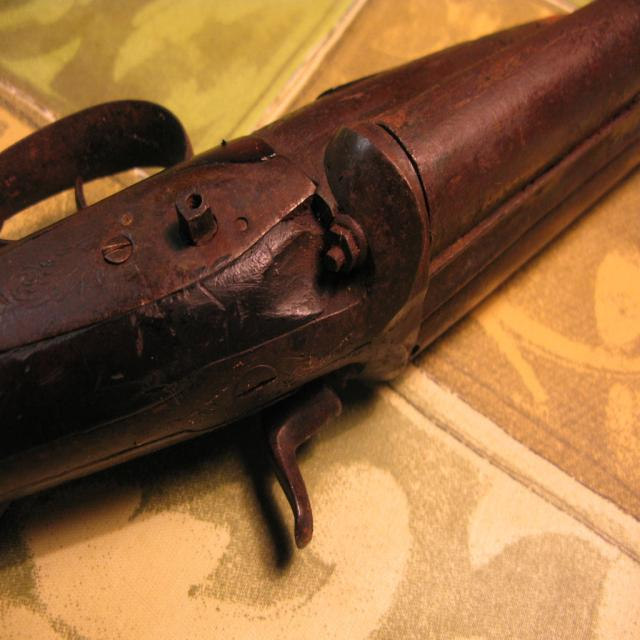
#> input picture test_images/0a7a9e434ba275e3_jpg.rf.67e01157773bb0b44aabf15a47f86bb9.jpg, 640 x 640 px
$ python -i enhancer.py   (imports and definitions only)   (older library calls are emulated)
#> lines starting #> are read from the running program, lines starting #| are printed output that depends on the picture
"""Forensic Image Enhancement and Clarification Service.

Provides scientific image enhancement algorithms:
- Contrast Limited Adaptive Histogram Equalization (CLAHE) in LAB space
- Unsharp Masking & Detail Sharpening for edge recovery
- Low-Light / Night-Vision Gamma Amplification
- Bilateral Denoising with Edge Preservation
- Objective Clarity & Sharpness Metrics (Laplacian variance, contrast, SNR)
"""

from __future__ import annotations

import math
from pathlib import Path
from typing import Any

import cv2
import numpy as np


def measure_image_clarity(img: np.ndarray) -> dict[str, float]:
    """Calculate objective forensic clarity and quality metrics for an image."""
    if img is None or img.size == 0:
        return {"sharpness": 0.0, "contrast": 0.0, "brightness": 0.0, "quality_score": 0.0}

    gray = cv2.cvtColor(img, cv2.COLOR_BGR2GRAY) if len(img.shape) == 3 else img

    # 1. Sharpness via variance of the Laplacian (standard in computer vision)
    laplacian_var = float(cv2.Laplacian(gray, cv2.CV_64F).var())

    # 2. Contrast via standard deviation of pixel intensities
    contrast = float(np.std(gray))

    # 3. Brightness via mean luminance
    brightness = float(np.mean(gray))

    # 4. Composite forensic quality score (0 - 100)
    # Higher sharpness (>150) and good contrast (>50) yield higher quality
    sharpness_norm = min(100.0, (laplacian_var / 350.0) * 100.0)
    contrast_norm = min(100.0, (contrast / 65.0) * 100.0)
    quality_score = round(0.6 * sharpness_norm + 0.4 * contrast_norm, 1)

    return {
        "sharpness": round(laplacian_var, 2),
        "laplacian_variance": round(laplacian_var, 2),
        "contrast": round(contrast, 2),
        "brightness": round(brightness, 2),
        "quality_score": quality_score,
    }


def apply_clahe_enhancement(
    img: np.ndarray,
    clip_limit: float = 3.0,
    tile_grid_size: tuple[int, int] = (8, 8),
) -> np.ndarray:
    """Apply Contrast Limited Adaptive Histogram Equalization (CLAHE) in LAB color space.

    Enhances subtle forensic details (e.g. latent blood, fingerprints, faint
    weapon silhouettes) without washing out colors or introducing severe noise.
    """
    if len(img.shape) == 2:
        clahe = cv2.createCLAHE(clipLimit=clip_limit, tileGridSize=tile_grid_size)
        return clahe.apply(img)

    lab = cv2.cvtColor(img, cv2.COLOR_BGR2LAB)
    l_channel, a_channel, b_channel = cv2.split(lab)

    clahe = cv2.createCLAHE(clipLimit=clip_limit, tileGridSize=tile_grid_size)
    enhanced_l = clahe.apply(l_channel)

    merged_lab = cv2.merge((enhanced_l, a_channel, b_channel))
    return cv2.cvtColor(merged_lab, cv2.COLOR_LAB2BGR)


def apply_unsharp_mask(
    img: np.ndarray,
    strength: float = 1.6,
    sigma: float = 1.8,
) -> np.ndarray:
    """Sharpen contours, edges, and fine forensic details using Unsharp Masking.

    Ideal for de-blurring weapon edges, serial numbers, cartridge markings, and
    textile fibers.
    """
    gaussian = cv2.GaussianBlur(img, (0, 0), sigma)
    # unsharp formula: original + strength * (original - blurred)
    sharpened = cv2.addWeighted(img, 1.0 + strength, gaussian, -strength, 0)
    return np.clip(sharpened, 0, 255).astype(np.uint8)


def apply_low_light_boost(
    img: np.ndarray,
    gamma: float = 0.65,
    brightness_offset: int = 15,
) -> np.ndarray:
    """Brighten dark crime scenes and night-time CCTV surveillance footage using

    adaptive gamma transformation.
    """
    inv_gamma = 1.0 / max(0.1, gamma)
    table = np.array([((i / 255.0) ** inv_gamma) * 255 for i in range(256)]).astype("uint8")
    adjusted = cv2.LUT(img, table)

    if brightness_offset != 0:
        adjusted = cv2.convertScaleAbs(adjusted, alpha=1.05, beta=brightness_offset)

    return adjusted


def apply_forensic_denoise(img: np.ndarray) -> np.ndarray:
    """Bilateral filter smoothing sensor noise while strictly preserving critical

    forensic edges.
    """
    return cv2.bilateralFilter(img, d=7, sigmaColor=50, sigmaSpace=50)


def enhance_forensic_image(
    img: np.ndarray,
    mode: str = "full_forensic",
) -> dict[str, Any]:
    """Execute complete forensic clarification and enhancement on an image.

    Modes:
    - 'full_forensic': Multi-stage (denoise -> low-light gamma -> CLAHE -> unsharp mask).
    - 'clahe': Contrast-limited adaptive histogram equalization.
    - 'sharpen': Edge sharpening & de-blurring.
    - 'low_light': Night-vision and low-light amplification.
    - 'denoise': Sensor noise suppression.
    """
    if img is None:
        raise ValueError("Cannot enhance empty image.")

    initial_metrics = measure_image_clarity(img)
    mode = mode.lower().strip()

    if mode == "clahe":
        enhanced = apply_clahe_enhancement(img, clip_limit=3.5)
    elif mode == "sharpen":
        enhanced = apply_unsharp_mask(img, strength=1.8, sigma=1.5)
    elif mode == "low_light":
        enhanced = apply_low_light_boost(img, gamma=0.55, brightness_offset=20)
        enhanced = apply_clahe_enhancement(enhanced, clip_limit=2.5)
    elif mode == "denoise":
        enhanced = apply_forensic_denoise(img)
    else:
        # Full Forensic Clarity (State of the art multi-stage pipeline)
        # Stage 1: Edge-preserving noise suppression
        step1 = apply_forensic_denoise(img)

        # Stage 2: Low-light compensation if scene is dark (mean brightness < 110)
        mean_b = np.mean(step1)
        if mean_b < 115:
            step2 = apply_low_light_boost(step1, gamma=0.68, brightness_offset=15)
        else:
            step2 = step1

        # Stage 3: CLAHE detail extraction
        step3 = apply_clahe_enhancement(step2, clip_limit=3.0)

        # Stage 4: High-precision edge recovery
        enhanced = apply_unsharp_mask(step3, strength=1.4, sigma=1.5)

    final_metrics = measure_image_clarity(enhanced)

    sharpness_gain_pct = 0.0
    if initial_metrics["sharpness"] > 0:
        sharpness_gain_pct = round(
            ((final_metrics["sharpness"] - initial_metrics["sharpness"]) / initial_metrics["sharpness"]) * 100.0,
            1,
        )

    contrast_gain_pct = 0.0
    if initial_metrics["contrast"] > 0:
        contrast_gain_pct = round(
            ((final_metrics["contrast"] - initial_metrics["contrast"]) / initial_metrics["contrast"]) * 100.0,
            1,
        )

    return {
        "enhanced_image": enhanced,
        "mode": mode,
        "initial_metrics": initial_metrics,
        "final_metrics": final_metrics,
        "sharpness_gain_pct": sharpness_gain_pct,
        "contrast_gain_pct": contrast_gain_pct,
        "quality_score": final_metrics["quality_score"],
    }


def generate_and_save_clarity_suite(
    img: np.ndarray,
    output_dir: Path,
    file_prefix: str,
) -> dict[str, str]:
    """Generate all 4 forensic enhancement layers (Full Enhanced, CLAHE,

    Sharpened, Night Vision) and save them to disk for instant interactive UI
    toggling.
    """
    output_dir.mkdir(parents=True, exist_ok=True)

    variants = {
        "full_enhanced": enhance_forensic_image(img, mode="full_forensic")["enhanced_image"],
        "clahe": enhance_forensic_image(img, mode="clahe")["enhanced_image"],
        "sharpened": enhance_forensic_image(img, mode="sharpen")["enhanced_image"],
        "night_vision": enhance_forensic_image(img, mode="low_light")["enhanced_image"],
    }

    saved_paths: dict[str, str] = {}
    for key, v_img in variants.items():
        filename = f"{file_prefix}_{key}.jpg"
        filepath = output_dir / filename
        cv2.imwrite(str(filepath), v_img, [cv2.IMWRITE_JPEG_QUALITY, 96])
        saved_paths[key] = str(filepath.relative_to(output_dir.parent)).replace("\\", "/")

    return saved_paths

>>> import cv2
>>> picture = cv2.imread('../../test_images/0a7a9e434ba275e3_jpg.rf.67e01157773bb0b44aabf15a47f86bb9.jpg')
#> picture is the input picture: shape (640, 640, 3); mean B, G, R 60.7, 100.5, 141.9
>>> result = enhance_forensic_image(picture)
#> in measure_image_clarity, `gray = cv2.cvtColor(img, cv2.COLOR_BGR2GRAY) if len(img.shape) == 3 el..`:
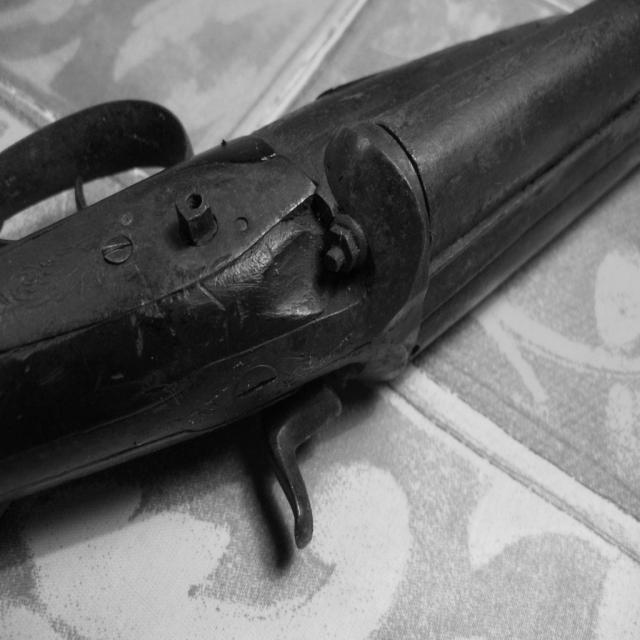
#> gray: shape (640, 640); min 0, max 227, mean 108.4
#> in measure_image_clarity, `laplacian_var = float(cv2.Laplacian(gray, cv2.CV_64F).var())`: laplacian_var = 90.28
#> in measure_image_clarity, `contrast = float(np.std(gray))`: contrast = 70.58
#> in measure_image_clarity, `brightness = float(np.mean(gray))`: brightness = 108.4
#> in measure_image_clarity, `sharpness_norm = min(100.0, (laplacian_var / 350.0) * 100.0)`: sharpness_norm = 25.79
#> in measure_image_clarity, `contrast_norm = min(100.0, (contrast / 65.0) * 100.0)`: contrast_norm = 100
#> in measure_image_clarity, `quality_score = round(0.6 * sharpness_norm + 0.4 * contrast_norm, 1)`: quality_score = 55.5
#> in enhance_forensic_image, `initial_metrics = measure_image_clarity(img)`: initial_metrics = {'sharpness': 90.28, 'laplacian_variance': 90.28, 'contrast': 70.58, 'brightness': 108.3, 'quality_score': 55.5}
#> in enhance_forensic_image, `mean_b = np.mean(step1)`: mean_b = 101
#> in apply_low_light_boost, `adjusted = cv2.LUT(img, table)`:
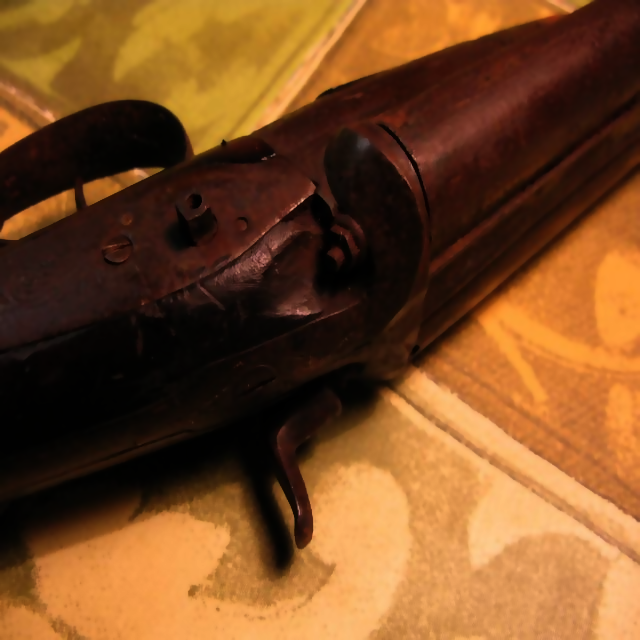
#> adjusted: shape (640, 640, 3); mean B, G, R 35.6, 75.1, 121.7
#> in apply_low_light_boost, `adjusted = cv2.convertScaleAbs(adjusted, alpha=1.05, beta=brightness_o..`:
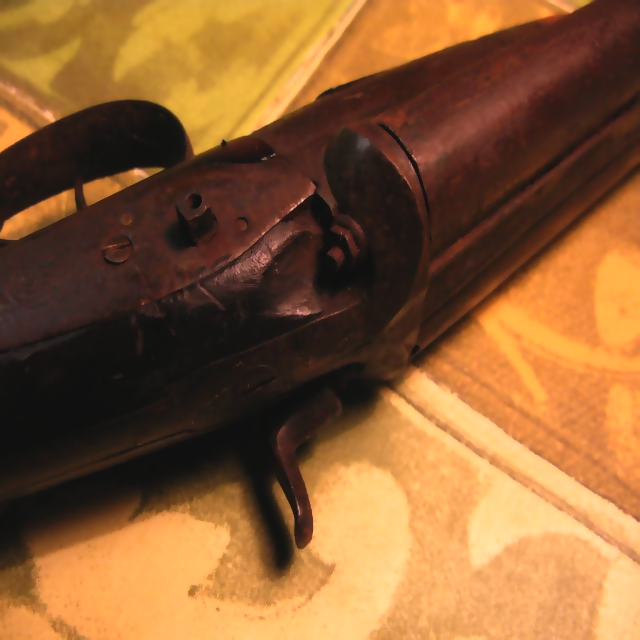
#> adjusted: shape (640, 640, 3); mean B, G, R 52.3, 93.9, 139.4
#> in apply_clahe_enhancement, `lab = cv2.cvtColor(img, cv2.COLOR_BGR2LAB)`: lab: shape (640, 640, 3); mean of channels 0, 1, 2 107.5, 142, 157
#> in apply_clahe_enhancement, `l_channel, a_channel, b_channel = cv2.split(lab)`:
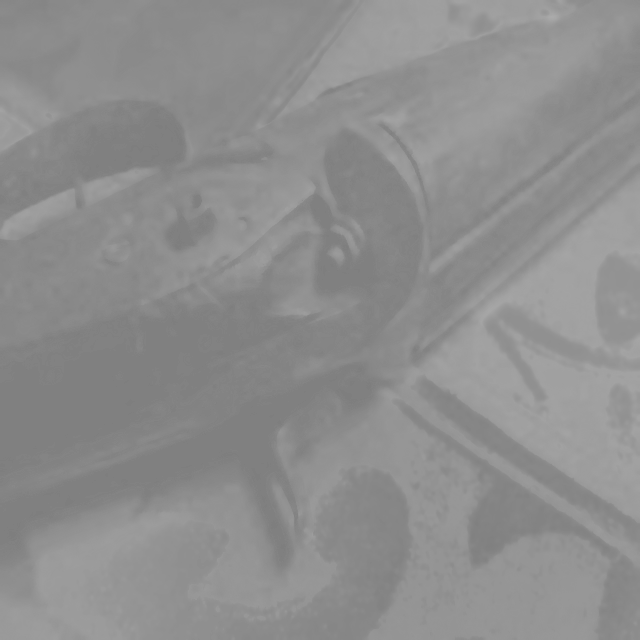
#> a_channel: shape (640, 640); min 126, max 171, mean 142
#> in apply_clahe_enhancement, `l_channel, a_channel, b_channel = cv2.split(lab)`:
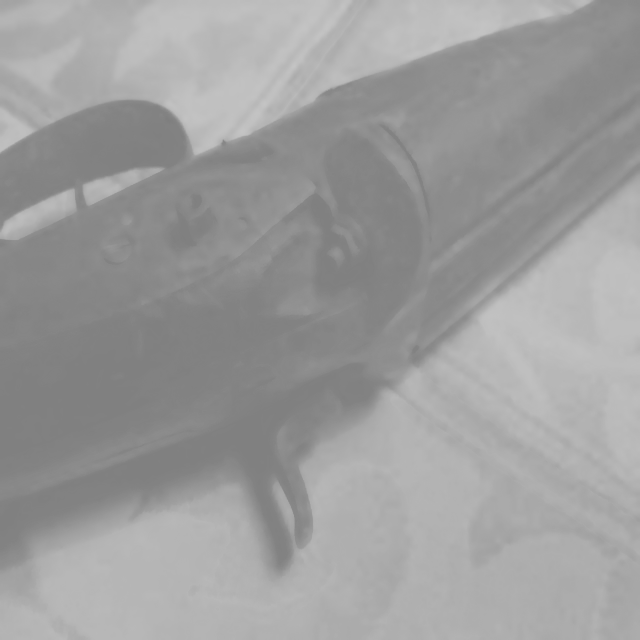
#> b_channel: shape (640, 640); min 126, max 196, mean 157
#> in apply_clahe_enhancement, `merged_lab = cv2.merge((enhanced_l, a_channel, b_channel))`: merged_lab: shape (640, 640, 3); mean of channels 0, 1, 2 115.9, 142, 157
#> in apply_clahe_enhancement, `return cv2.cvtColor(merged_lab, cv2.COLOR_LAB2BGR)`:
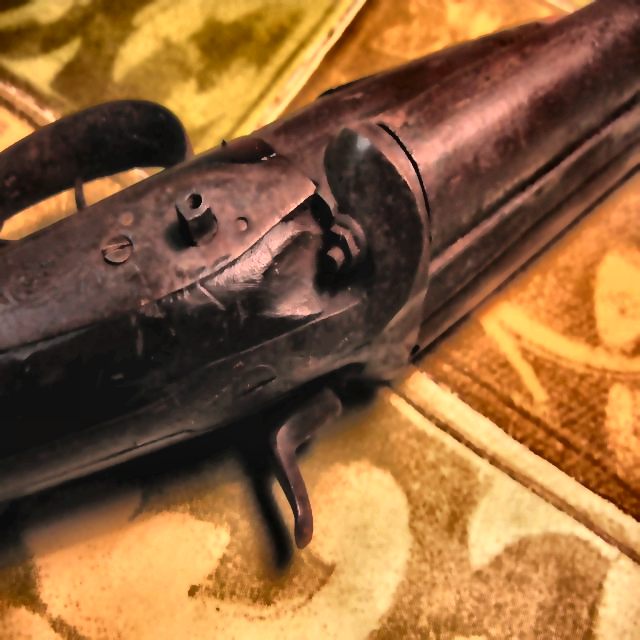
#> returned value: shape (640, 640, 3); mean B, G, R 59, 101, 144.9
#> in measure_image_clarity (call 2), `gray = cv2.cvtColor(img, cv2.COLOR_BGR2GRAY) if len(img.shape) == 3 el..`:
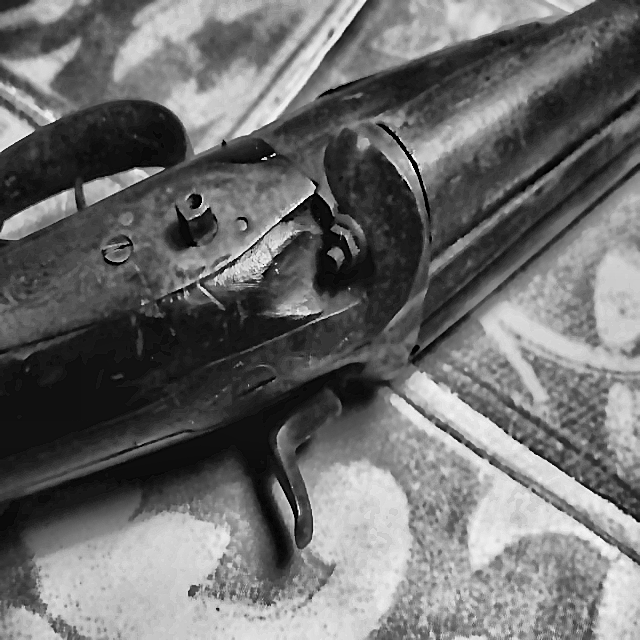
#> gray: shape (640, 640); min 0, max 255, mean 109.3
#> in measure_image_clarity (call 2), `laplacian_var = float(cv2.Laplacian(gray, cv2.CV_64F).var())`: laplacian_var = 625.2
#> in measure_image_clarity (call 2), `contrast = float(np.std(gray))`: contrast = 66.55
#> in measure_image_clarity (call 2), `brightness = float(np.mean(gray))`: brightness = 109.3
#> in measure_image_clarity (call 2), `sharpness_norm = min(100.0, (laplacian_var / 350.0) * 100.0)`: sharpness_norm = 100
#> in enhance_forensic_image, `final_metrics = measure_image_clarity(enhanced)`: final_metrics = {'sharpness': 625.2, 'laplacian_variance': 625.2, 'contrast': 66.55, 'brightness': 109.3, 'quality_score': 100}
#> in enhance_forensic_image, `sharpness_gain_pct = round( ((final_metrics["sharpness"] - initial_met..`: sharpness_gain_pct = 592.5
#> in enhance_forensic_image, `contrast_gain_pct = round( ((final_metrics["contrast"] - initial_metri..`: contrast_gain_pct = -5.7
#> result = 7 items
